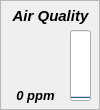
  <widget class="QFrame" name="frame_11">
   <property name="geometry">
    <rect>
     <x>12</x>
     <y>250</y>
     <width>100</width>
     <height>110</height>
    </rect>
   </property>
   <property name="minimumSize">
    <size>
     <width>100</width>
     <height>110</height>
    </size>
   </property>
   <property name="maximumSize">
    <size>
     <width>100</width>
     <height>110</height>
    </size>
   </property>
   <property name="toolTip">
    <string>&lt;html&gt;
&lt;head/&gt;
&lt;body&gt;
&lt;p&gt;
&lt;span style=&quot; font-weight:600; font-style:italic;&quot;&gt;(MQ-135) Air Quality&lt;/span&gt;
&lt;/p&gt;

&lt;p&gt;
&lt;span style=&quot; font-size:12pt;&quot;&gt;- Benzene&lt;/span&gt;&lt;br/&gt;
&lt;span style=&quot; font-size:12pt;&quot;&gt;- Alcohol&lt;/span&gt;&lt;br/&gt;
&lt;span style=&quot; font-size:12pt;&quot;&gt;- Smoke&lt;/span&gt;
&lt;/p&gt;
&lt;/body&gt;
&lt;/html&gt;</string>
   </property>
   <property name="toolTipDuration">
    <number>4000</number>
   </property>
   <property name="frameShape">
    <enum>QFrame::StyledPanel</enum>
   </property>
   <property name="frameShadow">
    <enum>QFrame::Plain</enum>
   </property>
   <widget class="QLabel" name="label_12">
    <property name="geometry">
     <rect>
      <x>0</x>
      <y>0</y>
      <width>101</width>
      <height>31</height>
     </rect>
    </property>
    <property name="font">
     <font>
      <pointsize>11</pointsize>
      <weight>75</weight>
      <italic>true</italic>
      <bold>true</bold>
      <underline>false</underline>
     </font>
    </property>
    <property name="text">
     <string>Air Quality</string>
    </property>
    <property name="alignment">
     <set>Qt::AlignCenter</set>
    </property>
   </widget>
   <widget class="QLabel" name="label_ch9">
    <property name="geometry">
     <rect>
      <x>0</x>
      <y>80</y>
      <width>71</width>
      <height>31</height>
     </rect>
    </property>
    <property name="font">
     <font>
      <pointsize>10</pointsize>
      <weight>75</weight>
      <italic>true</italic>
      <bold>true</bold>
     </font>
    </property>
    <property name="text">
     <string>0 ppm</string>
    </property>
    <property name="alignment">
     <set>Qt::AlignCenter</set>
    </property>
   </widget>
   <widget class="QProgressBar" name="progressBar_ch9">
    <property name="geometry">
     <rect>
      <x>70</x>
      <y>30</y>
      <width>21</width>
      <height>71</height>
     </rect>
    </property>
    <property name="sizePolicy">
     <sizepolicy hsizetype="Fixed" vsizetype="Expanding">
      <horstretch>0</horstretch>
      <verstretch>0</verstretch>
     </sizepolicy>
    </property>
    <property name="maximum">
     <number>5000</number>
    </property>
    <property name="value">
     <number>0</number>
    </property>
    <property name="alignment">
     <set>Qt::AlignCenter</set>
    </property>
    <property name="textVisible">
     <bool>false</bool>
    </property>
    <property name="orientation">
     <enum>Qt::Vertical</enum>
    </property>
    <property name="invertedAppearance">
     <bool>false</bool>
    </property>
    <property name="textDirection">
     <enum>QProgressBar::TopToBottom</enum>
    </property>
   </widget>
   <widget class="QLabel" name="icon_ch9">
    <property name="geometry">
     <rect>
      <x>10</x>
      <y>30</y>
      <width>51</width>
      <height>51</height>
     </rect>
    </property>
    <property name="text">
     <string/>
    </property>
    <property name="pixmap">
     <pixmap resource="../resources.qrc">:/resources/img/resources/img/gas_mask.png</pixmap>
    </property>
    <property name="scaledContents">
     <bool>true</bool>
    </property>
   </widget>
  </widget>
